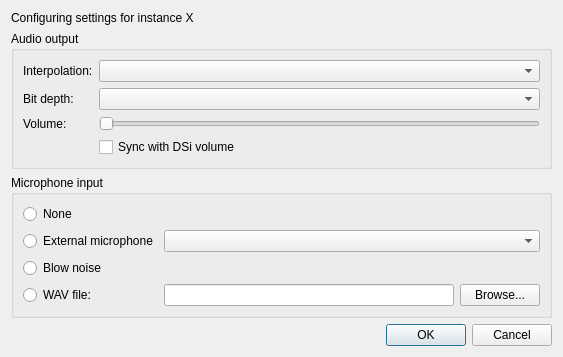
<?xml version="1.0" encoding="UTF-8"?>
<ui version="4.0">
 <class>AudioSettingsDialog</class>
 <widget class="QDialog" name="AudioSettingsDialog">
  <property name="geometry">
   <rect>
    <x>0</x>
    <y>0</y>
    <width>482</width>
    <height>301</height>
   </rect>
  </property>
  <property name="sizePolicy">
   <sizepolicy hsizetype="Fixed" vsizetype="Fixed">
    <horstretch>0</horstretch>
    <verstretch>0</verstretch>
   </sizepolicy>
  </property>
  <property name="windowTitle">
   <string>Audio settings - melonDS</string>
  </property>
  <layout class="QVBoxLayout" name="verticalLayout">
   <property name="sizeConstraint">
    <enum>QLayout::SetFixedSize</enum>
   </property>
   <item>
    <widget class="QLabel" name="lblInstanceNum">
     <property name="text">
      <string>Configuring settings for instance X</string>
     </property>
    </widget>
   </item>
   <item>
    <widget class="QGroupBox" name="groupBox">
     <property name="title">
      <string>Audio output</string>
     </property>
     <layout class="QGridLayout" name="gridLayout_2">
      <item row="2" column="0">
       <widget class="QLabel" name="label">
        <property name="text">
         <string>Volume:</string>
        </property>
       </widget>
      </item>
      <item row="2" column="1">
       <widget class="QSlider" name="slVolume">
        <property name="whatsThis">
         <string>&lt;html&gt;&lt;head/&gt;&lt;body&gt;&lt;p&gt;Controls the volume of the audio output.&lt;/p&gt;&lt;/body&gt;&lt;/html&gt;</string>
        </property>
        <property name="maximum">
         <number>256</number>
        </property>
        <property name="pageStep">
         <number>16</number>
        </property>
        <property name="orientation">
         <enum>Qt::Horizontal</enum>
        </property>
       </widget>
      </item>
      <item row="3" column="1">
        <widget class="QCheckBox" name="chkSyncDSiVolume">
         <property name="whatsThis">
          <string>&lt;html&gt;&lt;head/&gt;&lt;body&gt;&lt;p&gt;Synchronizes the output volume with the DSi hardware volume.&lt;/p&gt;&lt;/body&gt;&lt;/html&gt;</string>
         </property>
         <property name="text">
          <string>Sync with DSi volume</string>
         </property>
        </widget>
      </item>
      <item row="0" column="0">
       <widget class="QLabel" name="label_2">
        <property name="text">
         <string>Interpolation:</string>
        </property>
       </widget>
      </item>
      <item row="0" column="1">
       <widget class="QComboBox" name="cbInterpolation">
        <property name="whatsThis">
         <string>&lt;html&gt;&lt;head/&gt;&lt;body&gt;&lt;p&gt;Applies interpolation to audio samples for better quality. Option &amp;quot;None&amp;quot; is accurate to DS hardware.&lt;/p&gt;&lt;/body&gt;&lt;/html&gt;</string>
        </property>
       </widget>
      </item>
      <item row="1" column="0">
       <widget class="QLabel" name="label_3">
        <property name="text">
         <string>Bit depth:</string>
        </property>
       </widget>
      </item>
      <item row="1" column="1">
       <widget class="QComboBox" name="cbBitDepth">
        <property name="whatsThis">
         <string>&lt;html&gt;&lt;head/&gt;&lt;body&gt;&lt;p&gt;The bit depth of audio playback. If set to &quot;Automatic&quot; this will be 10-bit for DS mode and 16-bit for DSi mode.&lt;/p&gt;&lt;/body&gt;&lt;/html&gt;</string>
        </property>
       </widget>
      </item>
     </layout>
    </widget>
   </item>
   <item>
    <widget class="QGroupBox" name="groupBox_2">
     <property name="title">
      <string>Microphone input</string>
     </property>
     <layout class="QGridLayout" name="gridLayout">
      <item row="3" column="1">
       <widget class="QPathInput" name="txtMicWavPath">
        <property name="minimumSize">
         <size>
          <width>290</width>
          <height>0</height>
         </size>
        </property>
        <property name="whatsThis">
         <string>&lt;html&gt;&lt;head/&gt;&lt;body&gt;&lt;p&gt;Forward a WAV file to the emulated microphone.&lt;/p&gt;&lt;p&gt;This input mode is activated by holding the microphone hotkey (see Input and Hotkeys).&lt;/p&gt;&lt;/body&gt;&lt;/html&gt;</string>
        </property>
       </widget>
      </item>
      <item row="3" column="0">
       <widget class="QRadioButton" name="rbMicWav">
        <property name="whatsThis">
         <string>&lt;html&gt;&lt;head/&gt;&lt;body&gt;&lt;p&gt;Forward a WAV file to the emulated microphone.&lt;/p&gt;&lt;p&gt;This input mode is activated by holding the microphone hotkey (see Input and Hotkeys).&lt;/p&gt;&lt;/body&gt;&lt;/html&gt;</string>
        </property>
        <property name="text">
         <string>WAV file:</string>
        </property>
       </widget>
      </item>
      <item row="3" column="2">
       <widget class="QPushButton" name="btnMicWavBrowse">
        <property name="text">
         <string>Browse...</string>
        </property>
       </widget>
      </item>
      <item row="1" column="0">
       <widget class="QRadioButton" name="rbMicExternal">
        <property name="whatsThis">
         <string>&lt;html&gt;&lt;head/&gt;&lt;body&gt;&lt;p&gt;Input from an external microphone, if available, will be forwarded to the emulated microphone.&lt;/p&gt;&lt;/body&gt;&lt;/html&gt;</string>
        </property>
        <property name="text">
         <string>External microphone</string>
        </property>
       </widget>
      </item>
      <item row="1" column="1" colspan="2">
        <widget class="QComboBox" name="cbMic">
         <property name="whatsThis"> 
          <string>&lt;html&gt;&lt;head/&gt;&lt;body&gt;&lt;p&gt;The selected microphone to be used.&lt;/p&gt;&lt;/body&gt;&lt;/html&gt;</string>       
         </property>
        </widget>
      </item>
      <item row="2" column="0" colspan="3">
       <widget class="QRadioButton" name="rbMicNoise">
        <property name="whatsThis">
         <string>&lt;html&gt;&lt;head/&gt;&lt;body&gt;&lt;p&gt;Noise will be forwarded to the emulated microphone, simulating blowing into the microphone.&lt;/p&gt;&lt;p&gt;This input mode is activated by holding the microphone hotkey (see Input and Hotkeys).&lt;/p&gt;&lt;/body&gt;&lt;/html&gt;</string>
        </property>
        <property name="text">
         <string>Blow noise</string>
        </property>
       </widget>
      </item>
      <item row="0" column="0" colspan="3">
       <widget class="QRadioButton" name="rbMicNone">
        <property name="whatsThis">
         <string>&lt;html&gt;&lt;head/&gt;&lt;body&gt;&lt;p&gt;No microphone input.&lt;/p&gt;&lt;/body&gt;&lt;/html&gt;</string>
        </property>
        <property name="text">
         <string>None</string>
        </property>
       </widget>
      </item>
     </layout>
    </widget>
   </item>
   <item>
    <widget class="QDialogButtonBox" name="buttonBox">
     <property name="orientation">
      <enum>Qt::Horizontal</enum>
     </property>
     <property name="standardButtons">
      <set>QDialogButtonBox::Cancel|QDialogButtonBox::Ok</set>
     </property>
    </widget>
   </item>
  </layout>
 </widget>
 <customwidgets>
  <customwidget>
   <class>QPathInput</class>
   <extends>QLineEdit</extends>
   <header>QPathInput.h</header>
  </customwidget>
 </customwidgets>
 <tabstops>
  <tabstop>cbInterpolation</tabstop>
  <tabstop>cbBitDepth</tabstop>
  <tabstop>slVolume</tabstop>
  <tabstop>chkSyncDSiVolume</tabstop>
  <tabstop>rbMicNone</tabstop>
  <tabstop>rbMicExternal</tabstop>
  <tabstop>rbMicNoise</tabstop>
  <tabstop>rbMicWav</tabstop>
  <tabstop>txtMicWavPath</tabstop>
  <tabstop>btnMicWavBrowse</tabstop>
 </tabstops>
 <resources/>
 <connections>
  <connection>
   <sender>buttonBox</sender>
   <signal>accepted()</signal>
   <receiver>AudioSettingsDialog</receiver>
   <slot>accept()</slot>
   <hints>
    <hint type="sourcelabel">
     <x>248</x>
     <y>254</y>
    </hint>
    <hint type="destinationlabel">
     <x>157</x>
     <y>274</y>
    </hint>
   </hints>
  </connection>
  <connection>
   <sender>buttonBox</sender>
   <signal>rejected()</signal>
   <receiver>AudioSettingsDialog</receiver>
   <slot>reject()</slot>
   <hints>
    <hint type="sourcelabel">
     <x>316</x>
     <y>260</y>
    </hint>
    <hint type="destinationlabel">
     <x>286</x>
     <y>274</y>
    </hint>
   </hints>
  </connection>
 </connections>
</ui>
